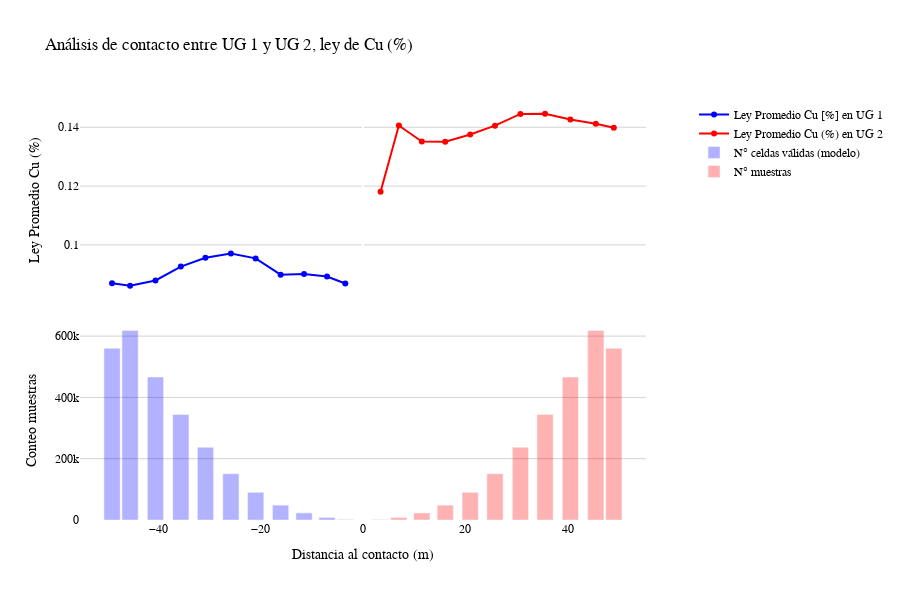

Notebook cell for this chart:
### Code cell
from plotly.subplots import make_subplots


## Plot truncated z values against filtered average cut > 0 percentage with a line plot and marginal counter histogram
import plotly.express as px
import plotly.graph_objects as go


# create subplot: top = line, bottom = marginal histogram (shared x)
# enable a secondary y-axis for the bottom subplot so we can plot the bar on the right
fig = make_subplots(rows=2, cols=1, shared_xaxes=True,
                    vertical_spacing=0.05,
                    row_heights=[0.3, 0.3],
                    specs=[[{"type": "xy"}],
                           [{"type": "xy", "secondary_y": True}]])

# line trace (top)
fig.add_trace(
    go.Scatter(
        x=-np.array(lag_UG1_2)/2,
        y=UG1_2_head,
        mode='lines+markers',
        name='Ley Promedio Cu [%] en UG 1',
        line=dict(color='blue'),
        marker=dict(size=6, color='blue')
    ),
    row=1, col=1
)

## add z vs filtered line
# line trace (top)
fig.add_trace(
    go.Scatter(
        x=np.array(lag_UG1_2)/2,
        y=UG1_2_tail,
        mode='lines+markers',
        name='Ley Promedio Cu (%) en UG 2',
        line=dict(color='red'),
        marker=dict(size=6, color='red')
    ),
    row=1, col=1
)


bar = go.Bar(
    x=-np.array(lag_UG1_2)/2,
    y=UG1_2_npair,
    name='N° celdas válidas (modelo)',
    marker=dict(color='blue'),
    opacity=0.3
)
bar2 = go.Bar(
    x=np.array(lag_UG1_2)/2,
    y=UG1_2_npair,
        name='N° muestras',
    marker=dict(color='red'),
    opacity=0.3
)
## add bar y-axis on the right, row=2, col=1.

# add the bar to the bottom subplot using the secondary y-axis
fig.add_trace(bar, row=2, col=1)
# Update 2nd y-axis properties for the bar chart
fig.update_yaxes(
    title_text='Celdas válidas (modelo)',
    row=2, col=1,gridcolor='lightgrey'
)

fig.add_trace(bar2, row=2, col=1)
# Update 2nd y-axis properties for the bar chart
fig.update_yaxes(
    title_text='Celdas válidas (modelo)',
    row=2, col=1
)

# layout and axis labels
fig.update_xaxes(title_text='Distancia al contacto (m)', row=2, col=1)
fig.update_yaxes(title_text='Ley Promedio Cu (%)', row=1, col=1,gridcolor='lightgrey')
fig.update_yaxes(title_text='Conteo muestras', row=2, col=1)

fig.update_layout(
    title='Análisis de contacto entre UG 1 y UG 2, ley de Cu (%)',
    font_family="Times New Roman",
    font_size=12,
    font_color="black",
    plot_bgcolor='white',
    hovermode=False,
    showlegend=True,
    bargap=0.1,
    height=600,
    width=900
)
fig.show()

### Figure 1 — Plotly figure (JSON) as saved in the notebook; plotly's stock layout.template omitted (floating-point values rounded to 4 significant figures)
{"data": [{"line": {"color": "blue"}, "marker": {"color": "blue", "size": 6}, "mode": "lines+markers", "name": "Ley Promedio Cu [%] en UG 1", "type": "scatter", "x": [-3.439, -7.012, -11.49, -16.07, -20.94, -25.77, -30.74, -35.55, -40.49, -45.45, -48.97], "xaxis": "x", "y": [0.0869, 0.08925, 0.09012, 0.08989, 0.09542, 0.09709, 0.09561, 0.09263, 0.08791, 0.08611, 0.08697], "yaxis": "y"}, {"line": {"color": "red"}, "marker": {"color": "red", "size": 6}, "mode": "lines+markers", "name": "Ley Promedio Cu (%) en UG 2", "type": "scatter", "x": [3.439, 7.012, 11.49, 16.07, 20.94, 25.77, 30.74, 35.55, 40.49, 45.45, 48.97], "xaxis": "x", "y": [0.1181, 0.1406, 0.1352, 0.1351, 0.1376, 0.1406, 0.1446, 0.1446, 0.1426, 0.1412, 0.1398], "yaxis": "y"}, {"marker": {"color": "blue"}, "name": "N° celdas válidas (modelo)", "opacity": 0.3, "type": "bar", "x": [-3.439, -7.012, -11.49, -16.07, -20.94, -25.77, -30.74, -35.55, -40.49, -45.45, -48.97], "xaxis": "x2", "y": [1718, 8169, 23054, 48488, 90316, 150873, 237311, 344222, 466436, 618429, 560321], "yaxis": "y2"}, {"marker": {"color": "red"}, "name": "N° muestras", "opacity": 0.3, "type": "bar", "x": [3.439, 7.012, 11.49, 16.07, 20.94, 25.77, 30.74, 35.55, 40.49, 45.45, 48.97], "xaxis": "x2", "y": [1718, 8169, 23054, 48488, 90316, 150873, 237311, 344222, 466436, 618429, 560321], "yaxis": "y2"}], "layout": {"bargap": 0.1, "font": {"color": "black", "family": "Times New Roman", "size": 12}, "height": 600, "hovermode": false, "plot_bgcolor": "white", "showlegend": true, "title": {"text": "Análisis de contacto entre UG 1 y UG 2, ley de Cu (%)"}, "width": 900, "xaxis": {"anchor": "y", "domain": [0, 0.94], "matches": "x2", "showticklabels": false}, "xaxis2": {"anchor": "y2", "domain": [0, 0.94], "title": {"text": "Distancia al contacto (m)"}}, "yaxis": {"anchor": "x", "domain": [0.525, 1], "gridcolor": "lightgrey", "title": {"text": "Ley Promedio Cu (%)"}}, "yaxis2": {"anchor": "x2", "domain": [0, 0.475], "gridcolor": "lightgrey", "title": {"text": "Conteo muestras"}}, "yaxis3": {"anchor": "x2", "gridcolor": "lightgrey", "overlaying": "y2", "side": "right", "title": {"text": "Conteo muestras"}}}}
